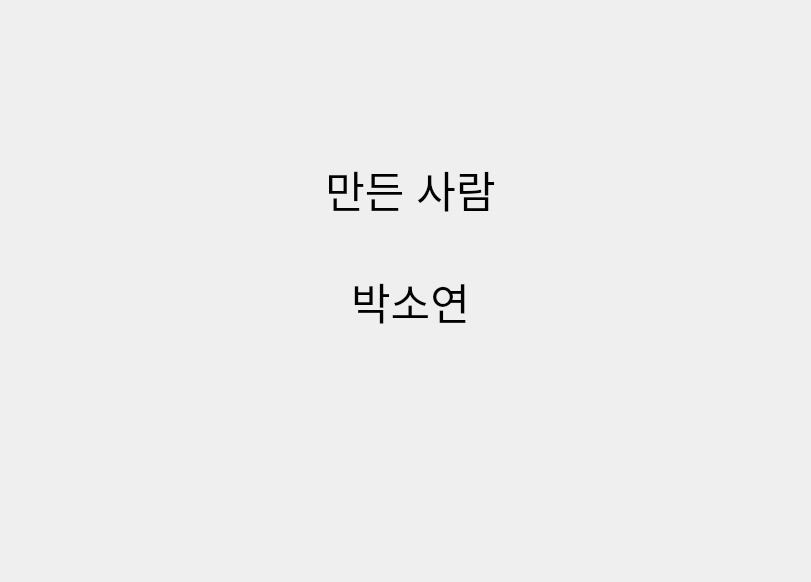
<?xml version="1.0" encoding="UTF-8"?>
<ui version="4.0">
 <class>MainWindow</class>
 <widget class="QMainWindow" name="MainWindow">
  <property name="geometry">
   <rect>
    <x>0</x>
    <y>0</y>
    <width>811</width>
    <height>582</height>
   </rect>
  </property>
  <property name="windowTitle">
   <string>MainWindow</string>
  </property>
  <widget class="QWidget" name="centralwidget">
   <layout class="QVBoxLayout" name="verticalLayout">
    <property name="spacing">
     <number>0</number>
    </property>
    <property name="leftMargin">
     <number>0</number>
    </property>
    <property name="topMargin">
     <number>0</number>
    </property>
    <property name="rightMargin">
     <number>0</number>
    </property>
    <property name="bottomMargin">
     <number>0</number>
    </property>
    <item>
     <widget class="QStackedWidget" name="stackedWidget">
      <property name="currentIndex">
       <number>3</number>
      </property>
      <widget class="QWidget" name="open_page">
       <widget class="QLabel" name="label">
        <property name="geometry">
         <rect>
          <x>200</x>
          <y>130</y>
          <width>361</width>
          <height>101</height>
         </rect>
        </property>
        <property name="font">
         <font>
          <pointsize>30</pointsize>
         </font>
        </property>
        <property name="text">
         <string>초간단 영화추천기</string>
        </property>
        <property name="alignment">
         <set>Qt::AlignCenter</set>
        </property>
       </widget>
       <widget class="QPushButton" name="start_btn">
        <property name="geometry">
         <rect>
          <x>340</x>
          <y>260</y>
          <width>75</width>
          <height>23</height>
         </rect>
        </property>
        <property name="text">
         <string>시작</string>
        </property>
       </widget>
       <widget class="QPushButton" name="quit_btn">
        <property name="geometry">
         <rect>
          <x>340</x>
          <y>300</y>
          <width>75</width>
          <height>23</height>
         </rect>
        </property>
        <property name="text">
         <string>종료</string>
        </property>
       </widget>
       <widget class="QPushButton" name="made_by">
        <property name="geometry">
         <rect>
          <x>340</x>
          <y>340</y>
          <width>75</width>
          <height>23</height>
         </rect>
        </property>
        <property name="text">
         <string>만든 사람</string>
        </property>
       </widget>
       <widget class="QLabel" name="label_2">
        <property name="geometry">
         <rect>
          <x>0</x>
          <y>-9</y>
          <width>811</width>
          <height>611</height>
         </rect>
        </property>
        <property name="text">
         <string/>
        </property>
        <property name="pixmap">
         <pixmap>img/qvfz_736u_210906.jpg</pixmap>
        </property>
        <property name="scaledContents">
         <bool>true</bool>
        </property>
       </widget>
       <widget class="QLabel" name="label_3">
        <property name="geometry">
         <rect>
          <x>450</x>
          <y>290</y>
          <width>331</width>
          <height>361</height>
         </rect>
        </property>
        <property name="text">
         <string/>
        </property>
        <property name="pixmap">
         <pixmap>../../../../../Downloads/화면_캡처_2023-06-29_161330-removebg-preview.png</pixmap>
        </property>
        <property name="scaledContents">
         <bool>true</bool>
        </property>
       </widget>
       <widget class="QLabel" name="label_4">
        <property name="geometry">
         <rect>
          <x>260</x>
          <y>400</y>
          <width>211</width>
          <height>161</height>
         </rect>
        </property>
        <property name="text">
         <string/>
        </property>
        <property name="pixmap">
         <pixmap>img/images-removebg-preview.png</pixmap>
        </property>
        <property name="scaledContents">
         <bool>true</bool>
        </property>
       </widget>
       <widget class="QLabel" name="label_5">
        <property name="geometry">
         <rect>
          <x>290</x>
          <y>450</y>
          <width>151</width>
          <height>41</height>
         </rect>
        </property>
        <property name="font">
         <font>
          <pointsize>11</pointsize>
         </font>
        </property>
        <property name="text">
         <string>자자 영화추천이 공짜</string>
        </property>
       </widget>
       <zorder>label_2</zorder>
       <zorder>label</zorder>
       <zorder>start_btn</zorder>
       <zorder>quit_btn</zorder>
       <zorder>made_by</zorder>
       <zorder>label_3</zorder>
       <zorder>label_4</zorder>
       <zorder>label_5</zorder>
      </widget>
      <widget class="QWidget" name="main_page_1">
       <widget class="QLabel" name="label_8">
        <property name="geometry">
         <rect>
          <x>20</x>
          <y>20</y>
          <width>231</width>
          <height>91</height>
         </rect>
        </property>
        <property name="text">
         <string>재미있게 본 영화를 선택하세요!</string>
        </property>
       </widget>
       <widget class="QLabel" name="label_9">
        <property name="geometry">
         <rect>
          <x>630</x>
          <y>-50</y>
          <width>351</width>
          <height>191</height>
         </rect>
        </property>
        <property name="text">
         <string/>
        </property>
        <property name="pixmap">
         <pixmap>img/rupi.png</pixmap>
        </property>
        <property name="scaledContents">
         <bool>true</bool>
        </property>
       </widget>
       <widget class="QWidget" name="widget" native="true">
        <property name="geometry">
         <rect>
          <x>10</x>
          <y>130</y>
          <width>791</width>
          <height>441</height>
         </rect>
        </property>
        <property name="styleSheet">
         <string notr="true">background-color: rgb(218, 218, 218);</string>
        </property>
       </widget>
       <widget class="QPushButton" name="pushButton">
        <property name="geometry">
         <rect>
          <x>500</x>
          <y>40</y>
          <width>111</width>
          <height>51</height>
         </rect>
        </property>
        <property name="styleSheet">
         <string notr="true"/>
        </property>
        <property name="text">
         <string>확인하기</string>
        </property>
       </widget>
       <widget class="QLabel" name="label_6">
        <property name="geometry">
         <rect>
          <x>470</x>
          <y>10</y>
          <width>181</width>
          <height>111</height>
         </rect>
        </property>
        <property name="text">
         <string/>
        </property>
        <property name="pixmap">
         <pixmap>img/bubble_2.png</pixmap>
        </property>
        <property name="scaledContents">
         <bool>true</bool>
        </property>
       </widget>
       <zorder>label_6</zorder>
       <zorder>label_8</zorder>
       <zorder>label_9</zorder>
       <zorder>widget</zorder>
       <zorder>pushButton</zorder>
      </widget>
      <widget class="QWidget" name="main_page_2">
       <widget class="QLabel" name="label_10">
        <property name="geometry">
         <rect>
          <x>290</x>
          <y>50</y>
          <width>221</width>
          <height>61</height>
         </rect>
        </property>
        <property name="text">
         <string>추천결과</string>
        </property>
        <property name="alignment">
         <set>Qt::AlignCenter</set>
        </property>
       </widget>
      </widget>
      <widget class="QWidget" name="contributer_page">
       <widget class="QLabel" name="background_lab">
        <property name="geometry">
         <rect>
          <x>0</x>
          <y>0</y>
          <width>811</width>
          <height>581</height>
         </rect>
        </property>
        <property name="text">
         <string/>
        </property>
        <property name="pixmap">
         <pixmap>img/heart_img.jpg</pixmap>
        </property>
        <property name="scaledContents">
         <bool>true</bool>
        </property>
       </widget>
       <widget class="QLabel" name="label_7">
        <property name="geometry">
         <rect>
          <x>310</x>
          <y>110</y>
          <width>201</width>
          <height>271</height>
         </rect>
        </property>
        <property name="font">
         <font>
          <pointsize>32</pointsize>
         </font>
        </property>
        <property name="text">
         <string>만든 사람

박소연</string>
        </property>
        <property name="alignment">
         <set>Qt::AlignCenter</set>
        </property>
       </widget>
      </widget>
     </widget>
    </item>
   </layout>
  </widget>
 </widget>
 <resources/>
 <connections/>
</ui>
